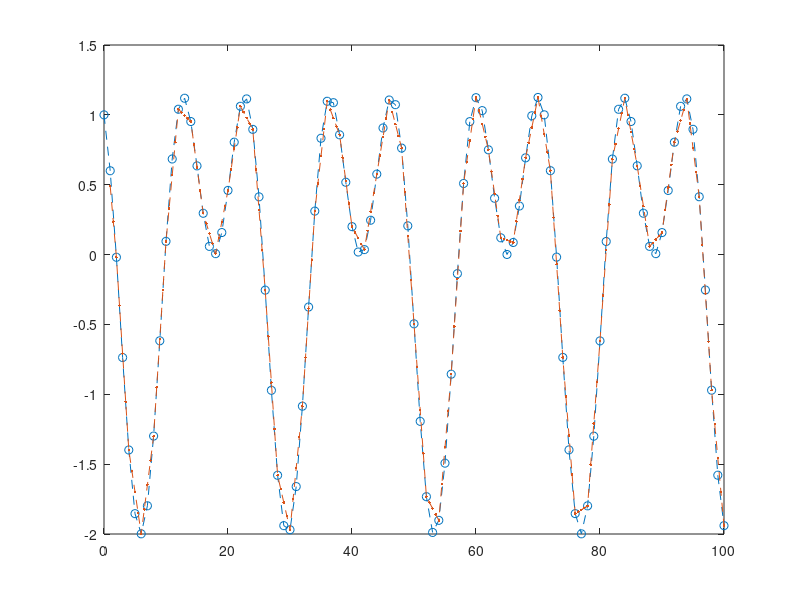

Here is the MATLAB script that generated this plot:
clear all
close all
%mio segnale
x=[0:100];
y=(sin(50*x)+cos(100*x));

%lo decimo
yd=y(1:2:end);
xd=x(1:2:end);
%lo interpolo
xi=[1:0.5:100];
yi=interp1(xd,yd,xi,'linear');

plot(x,y,'--o');
hold on
plot(xi,yi,'--.');